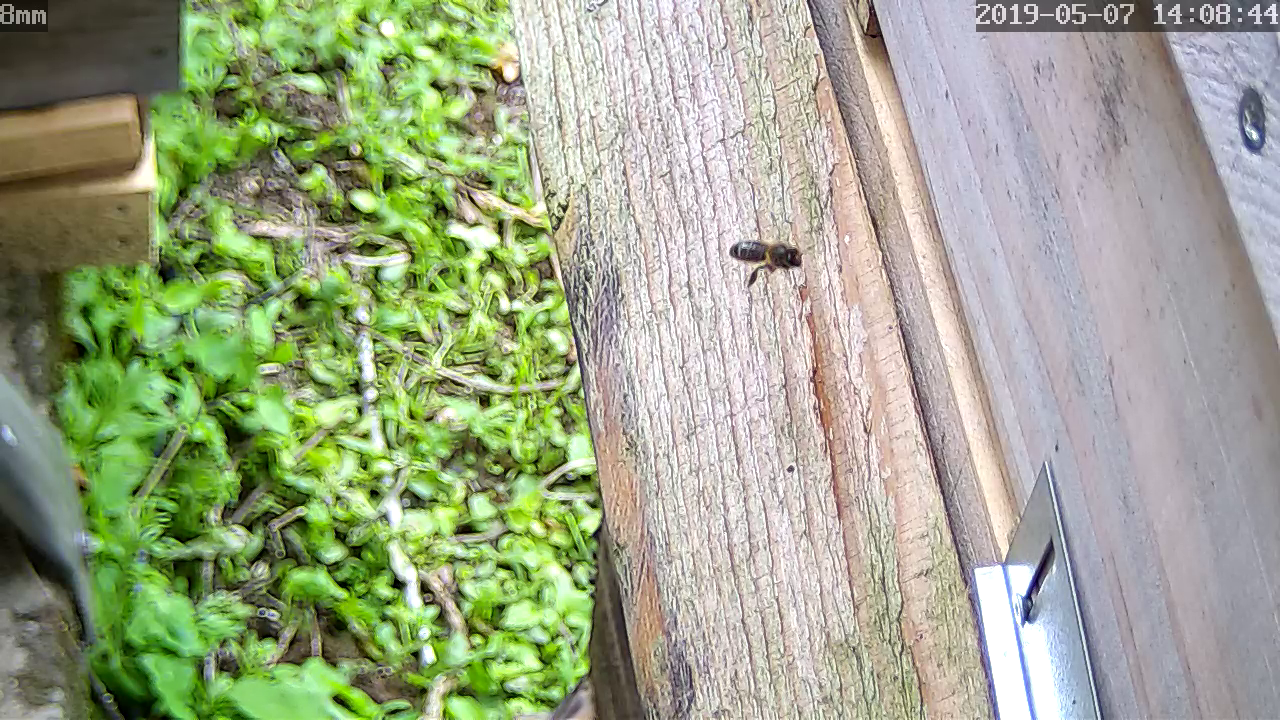
#> input picture bg_comparison/vlcsnap-00025.png, 1280 x 720 px
$ python -i colors_utils.py   (imports and definitions only)
#> lines starting #> are read from the running program, lines starting #| are printed output that depends on the picture; after the words box and inside, x2 and y2 are one past the last pixel; in counts of white or black regions, pixels touching at a corner belong together
#> further down, picture is the input picture: shape (720, 1280, 3); mean B, G, R 137.5, 166.4, 157.4
#!/usr/bin/env python
import cv2
def removeGreen(image):
    # convert to HSV
    hsv = cv2.cvtColor(image, cv2.COLOR_BGR2HSV)
#> hsv: shape (720, 1280, 3); mean H, S, V 63.2, 66.1, 173.5
    #lower_val = (36, 25, 25)
    lower_val = (18, 0, 15)
    upper_val = (70,255,255)
    mask = cv2.inRange(hsv, lower_val, upper_val)
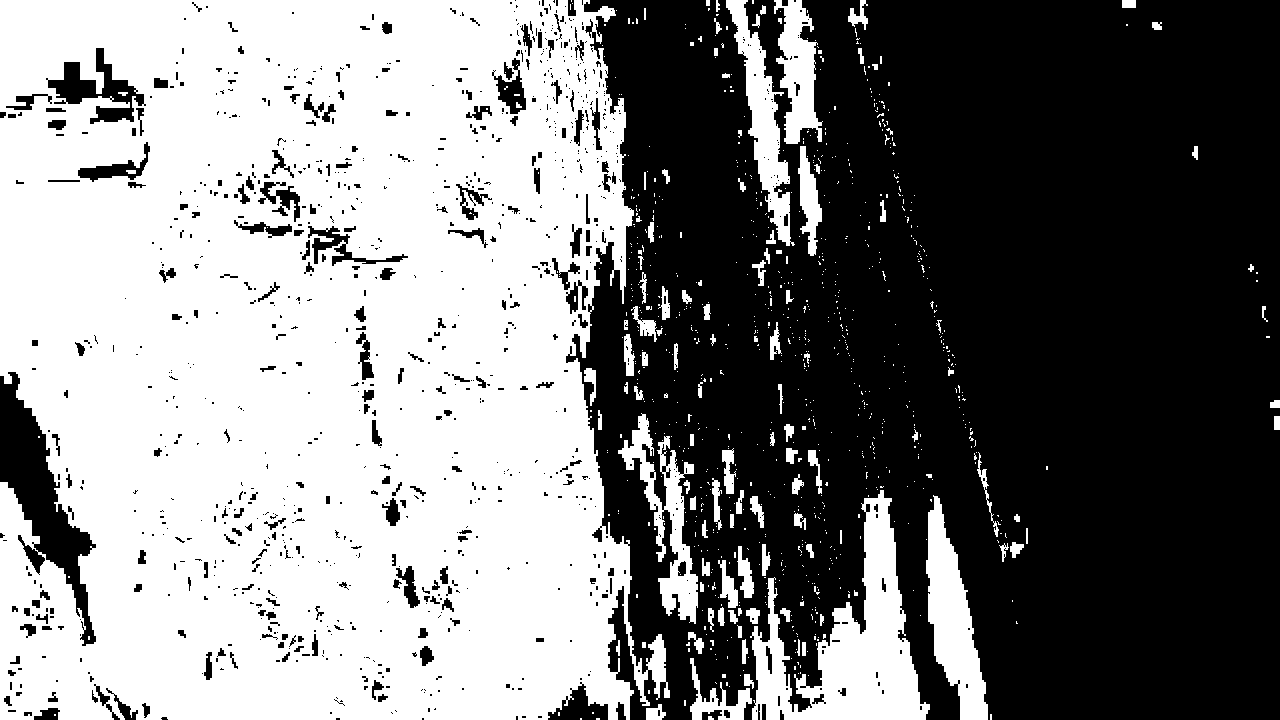
#> mask: shape (720, 1280); 49.6% white; 908 white regions (793 under 20 px), largest, box (x1, y1, x2, y2) and area: (0, 0, 670, 720) 405122, (750, 490, 930, 720) 16691, (926, 495, 988, 720) 6812
    res = cv2.bitwise_and(image,image, mask= mask)
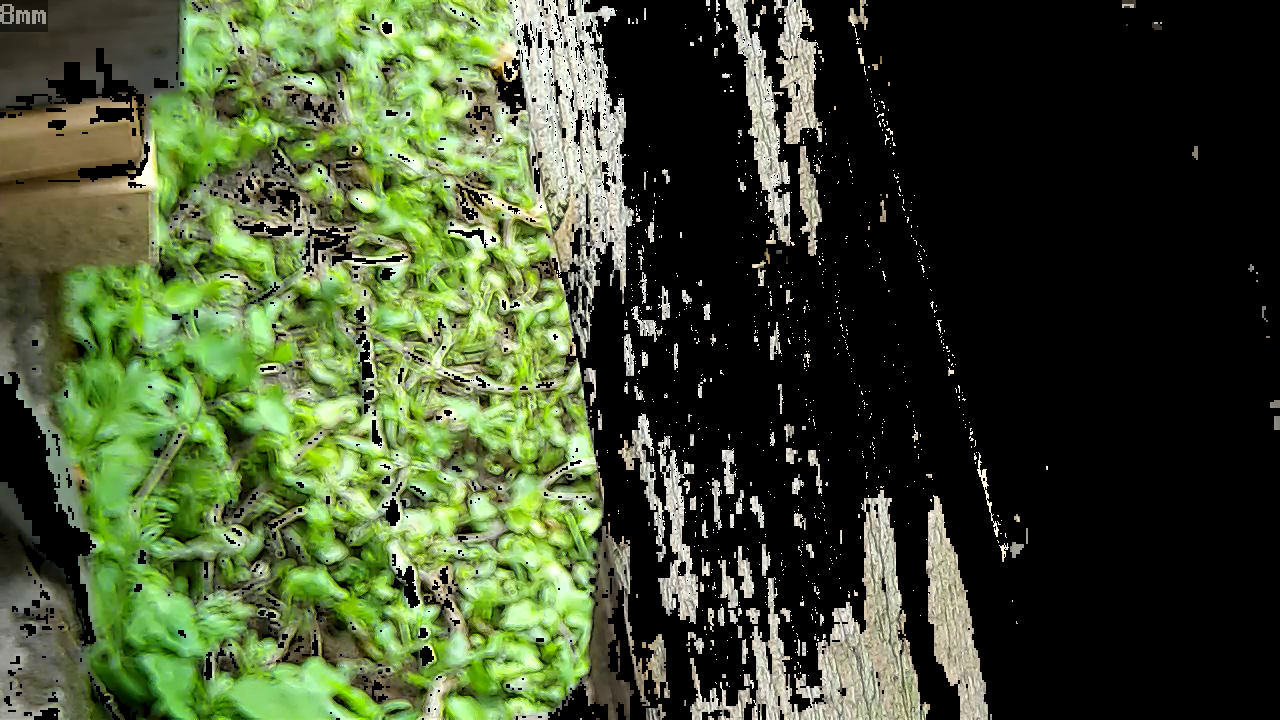
#> res: shape (720, 1280, 3); mean B, G, R 48.3, 78.9, 66.4
    diff_img = image - res
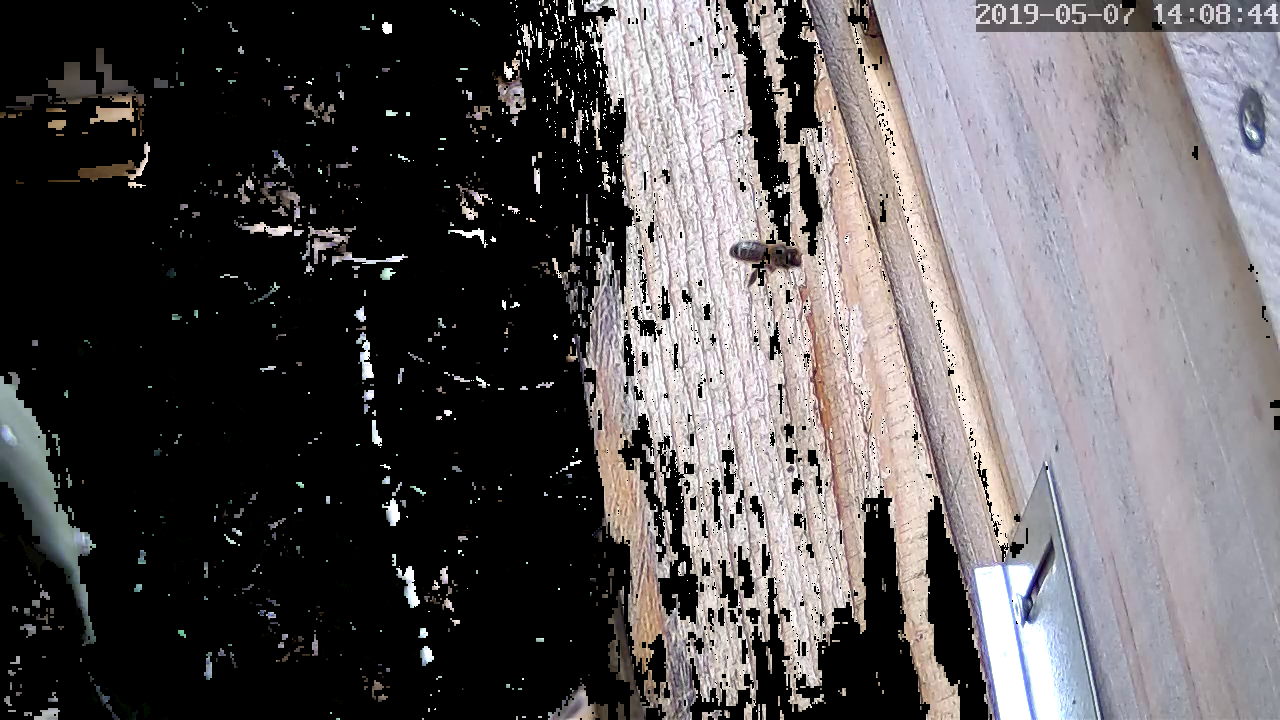
#> diff_img: shape (720, 1280, 3); mean B, G, R 89.1, 87.5, 91
    return

def removeWhiteLight(image):
    # convert to HSV
    hsv = cv2.cvtColor(image, cv2.COLOR_BGR2HSV)
    lower_val = (36, 25, 25)
    upper_val = (71,255,255)
    mask = cv2.inRange(hsv, lower_val, upper_val)
    res = cv2.bitwise_and(image,image, mask= mask)
    diff_img = image - res
    return

>>> import cv2
>>> picture = cv2.imread('bg_comparison/vlcsnap-00025.png')
>>> result = removeGreen(picture)
